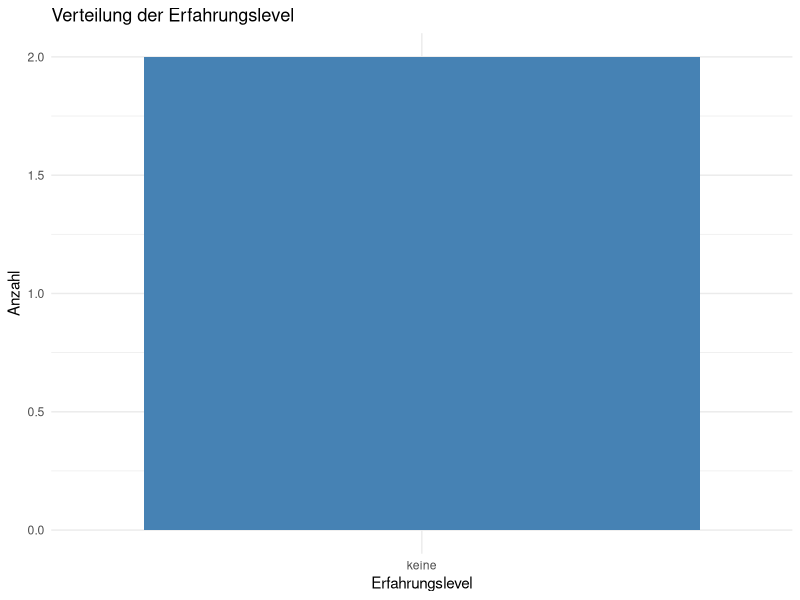
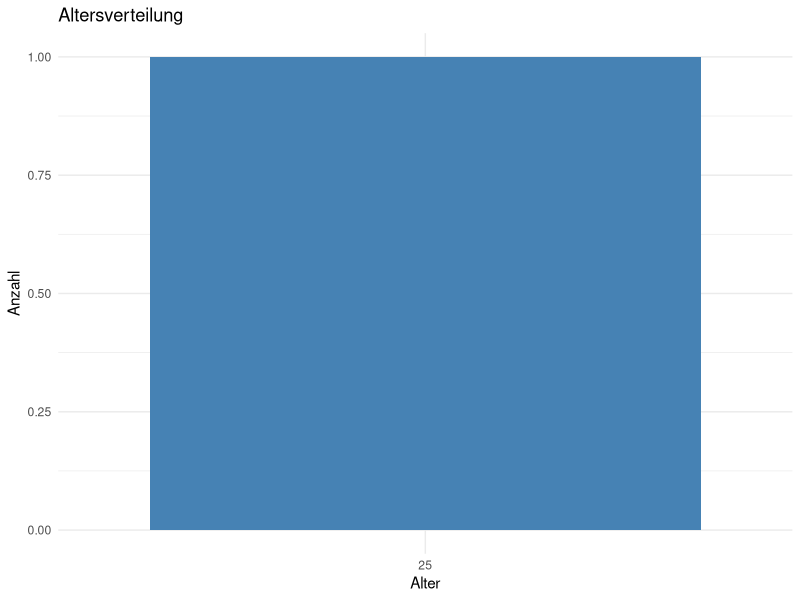

Source code (R) for these figures, in order:
## ---- chunk 1
#| label: fig-exp
#| echo: false
#| warning: false
#| fig-cap: Erfahrungslevel

library(ggplot2)
exp_lvls <- c(0,0)
# Namen der Levels
exp_names <- c(
  "keine",
  "wenig",
  "mäßig",
  "umfangreiche"
)

# Zahlen in Text umwandeln
experience <- exp_names[exp_lvls + 1]

# Dataframe
exp_data <- data.frame(
  Person = 1:length(experience),
  Erfahrung = experience
)

# Plot
ggplot(exp_data, aes(x = Erfahrung)) +
  geom_bar(fill = "steelblue") +
  labs(
    title = "Verteilung der Erfahrungslevel",
    x = "Erfahrungslevel",
    y = "Anzahl"
  ) +
  theme_minimal()
## ---- chunk 2
#| label: fig-age
#| echo: false
#| warning: false
#| fig-cap: Altersverteilung

library(ggplot2)

ages <- c(25)

# Dataframe erstellen
age_data <- data.frame(
  age = ages
)

# Plot
ggplot(age_data, aes(x = factor(age))) +
  geom_bar(fill = "steelblue") +
  labs(
    title = "Altersverteilung",
    x = "Alter",
    y = "Anzahl"
  ) +
  theme_minimal()
